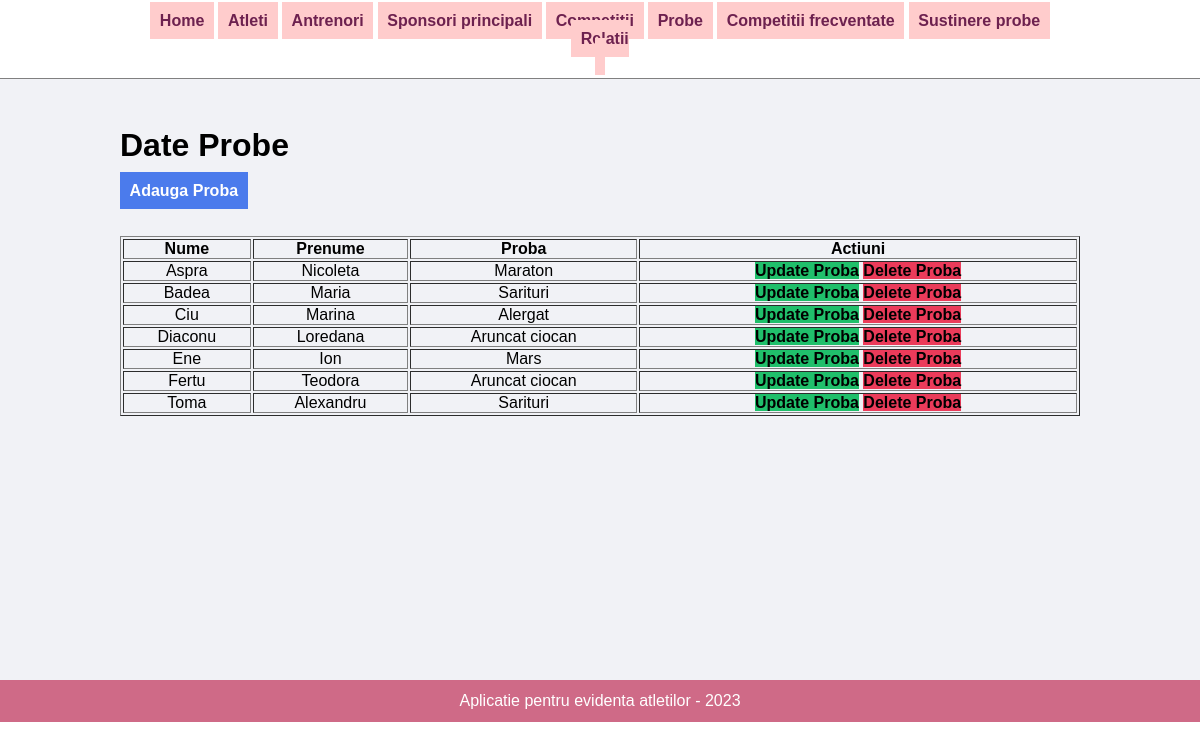
Screenshot of /probe.php with the database file from the repository.
### tables this page shows
CREATE TABLE `atleti` (
  `AtletID` int(20) NOT NULL,
  `ProbaID` int(20) NOT NULL,
  `SponsorID` int(20) NOT NULL,
  `Nume` varchar(50) NOT NULL,
  `Prenume` varchar(50) NOT NULL,
  `CNP` char(13) NOT NULL,
  `Data_nasterii` date NOT NULL,
  `Email` varchar(50) NOT NULL,
  `Telefon` varchar(20) DEFAULT NULL,
  `Strada` varchar(50) NOT NULL,
  `Numar` int(10) NOT NULL,
  `Oras` varchar(50) NOT NULL,
  `Judet` varchar(50) NOT NULL,
  `Club_sportiv` varchar(50) NOT NULL,
  `Sex` char(1) DEFAULT 'M'
);

CREATE TABLE `probe` (
  `ProbaID` int(20) NOT NULL,
  `Cod_proba` char(3) NOT NULL,
  `Denumire_p` varchar(50) NOT NULL
);

### probe.php (the view, shortened to what this page needs)
<?php include('partials/meniu.php'); ?>
<div class="main-content">
    <div class="wrapper">
       <h1>Date Probe</h1>
       <br />
<a href="insert_comp_frecv.php" class="btn-primary">Adauga Proba</a>
<br /> <br /> <br />
<?php
$query = "SELECT A.AtletID, P.ProbaID, A.Nume, A.Prenume, P.Denumire_p
          FROM Atleti A INNER JOIN Probe P ON (A.ProbaID = P.ProbaID)
          GROUP BY A.Nume, A.Prenume, P.Denumire_p
          ORDER BY A.Nume ASC" ;
$result = mysqli_query($connection, $query);
$atleti= [];
while($row = $result->fetch_assoc()) {
    $atleti[] = $row;
}
?>
<table class="tbl-full", border = "1">
<tr>
<th>Nume</th>
<th>Prenume</th>
<th>Proba</th>
<th>Actiuni</th>
</tr>
<?php foreach ($atleti as $atlet):?>
<tr data-id="<?php echo $atlet['AtletID']; ?>">
    <td><?php echo $atlet['Nume']; ?></td>
    <td><?php echo $atlet['Prenume']; ?></td>
    <td><?php echo $atlet['Denumire_p']; ?></td>
    <td>
    <a href="<?php echo 'http://localhost/sport/'; ?>admin/update_probe.php?id=<?php echo $atlet['AtletID']; ?>" class="btn-secondary">Update Proba</a>
    <a href="<?php echo 'http://localhost/sport/'; ?>admin/delete_probe.php?id=<?php echo $atlet['AtletID']; ?>" class="btn-danger">Delete Proba</a>
</td>
</tr>
<?php endforeach; ?>
</table>
<br /> <br /> <br />
<br /> <br /> <br />
<br /> <br /> <br />
<br /> <br /> <br />
</div>
</div>
<?php include('partials/footer.php'); ?>

### admin.css (style rules this page uses)
* { margin: 0; padding: 0; font-family:Verdana, Geneva, Tahoma, sans-serif; }
.wrapper { padding: 1%; width: 80%; margin: 0 auto; }
.tbl-full { width: 100%; text-align: center; }
.btn-primary { background-color: #4b7bec; padding: 1%; color: white; text-decoration: none; font-weight: bold; }
.btn-secondary { background-color: #20bf6b; color: black; text-decoration: none; font-weight: bold; }
.btn-danger { background-color: #eb3b5a; color: black; text-decoration: none; font-weight: bold; }
.main-content { background-color: #f1f2f6; padding: 3% 0; }

### rows the page displays
atleti: Nume "Aspra", Prenume "Nicoleta", ProbaID.Denumire_p "Maraton"
atleti: Nume "Badea", Prenume "Maria", ProbaID.Denumire_p "Sarituri"
atleti: Nume "Ciu", Prenume "Marina", ProbaID.Denumire_p "Alergat"
atleti: Nume "Diaconu", Prenume "Loredana", ProbaID.Denumire_p "Aruncat ciocan"
atleti: Nume "Ene", Prenume "Ion", ProbaID.Denumire_p "Mars"
atleti: Nume "Fertu", Prenume "Teodora", ProbaID.Denumire_p "Aruncat ciocan"
atleti: Nume "Toma", Prenume "Alexandru", ProbaID.Denumire_p "Sarituri"
